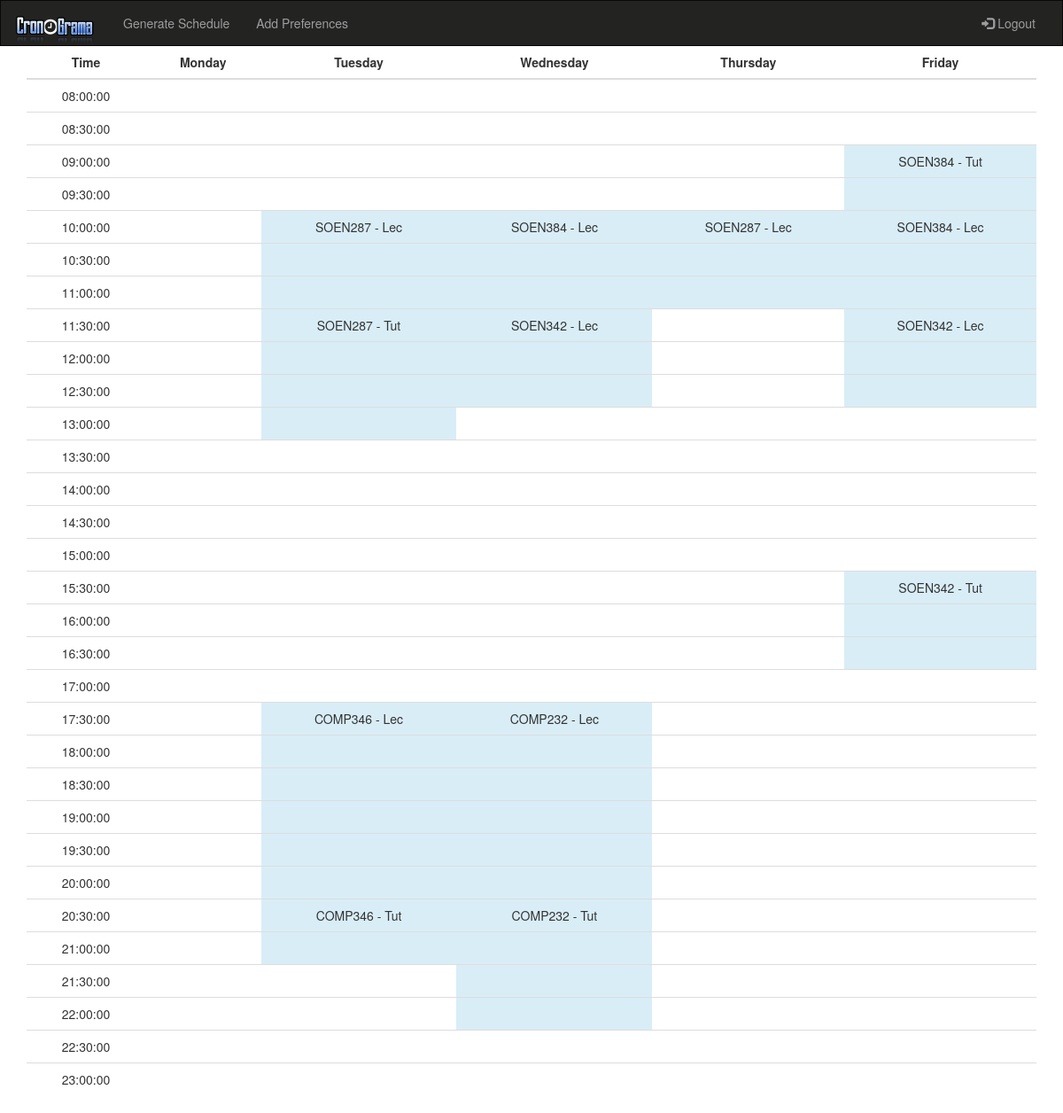
The app's page /home.php (signed in) with its own data.
### tables this page shows
CREATE TABLE `courseinfo` (
  `id` int(11) NOT NULL,
  `name` varchar(39) NOT NULL,
  `day` varchar(39) NOT NULL,
  `courseType` varchar(39) NOT NULL,
  `start` time(2) NOT NULL,
  `end` time(2) NOT NULL,
  `code` varchar(39) NOT NULL,
  `course_id` int(11) NOT NULL
);

### home.php (the view, shortened to what this page needs)
<!DOCTYPE html>
<html lang="en">
<head>
  <link rel="stylesheet" href="https://maxcdn.bootstrapcdn.com/bootstrap/3.3.7/css/bootstrap.min.css">
</head>
<body>
<nav class="navbar navbar-inverse">
  <div class="container-fluid">
    <div class="navbar-header">
      <a class="navbar-brand" href="#"><img src="capture.png"></a>
    </div>
    <div class="collapse navbar-collapse" id="myNavbar">
      <ul class="nav navbar-nav">
        <li><a href="generateSchedule.php">Generate Schedule</a></li>
		<li><a href="#" data-toggle="modal" data-target="#myModal">Add Preferences</a></li>
      </ul>
      <ul class="nav navbar-nav navbar-right">
        <li><a href="logout.php"><span class="glyphicon glyphicon-log-in"></span> Logout</a></li>
      </ul>
    </div>
  </div>
</nav>
<div class="container">
<div class="table-responsive">
	<table class="table">
    <thead>
      <tr>
		<th><center>Time</center></th>
        <th><center>Monday</center></th>
        <th><center>Tuesday</center></th>
        <th><center>Wednesday</center></th>
		<th><center>Thursday</center></th>
        <th><center>Friday</center></th>
      </tr>
    </thead>
    <tbody>
</body>
</html>
<?php
	function get_minutes ( $start, $end ) {
	   while ( strtotime($start) <= strtotime($end) ) {
		   $minutes[] = date("H:i:s", strtotime( "$start" ) );
		   $start = date("H:i:s", strtotime( "$start + 30 mins")) ;
		}
		return $minutes;
	}
	$user = $_SESSION['id'];
	$days= array("M", "T", "W", "J", "F");
	$servername = "localhost";
	$username = "root";
	$password = "publicvoid1";
	$dbname = "school";
	$conn = new mysqli($servername, $username, $password, $dbname);
	$minutes = get_minutes('08:00', '23:00');
	foreach($minutes as $minute)
	{
		echo "<tr>";
		echo "<td><center>" . $minute. "</center></td>";
		$end = date("H:i:s", strtotime( "$minute + 30 mins")) ;
		foreach($days as $day)
		{
			$sql = "SELECT DISTINCT * FROM schedule join courseinfo on courseinfo.id = schedule.courseName and schedule.studentID = '$user'
					AND ((schedule.start > '$minute' and schedule.start <= '$end') or (schedule.start <= '$minute' AND schedule.end > '$minute')) AND schedule.day = '$day'";
			$schedule = $conn->query($sql);
			if($schedule->num_rows > 0)
			{
				$scheduleRow = $schedule->fetch_assoc();
				if($scheduleRow["start"] >= $minute && $scheduleRow["start"] <= $end)
					echo "<td class = info><center>".$scheduleRow["code"]. " - ".$scheduleRow["courseType"]. "</center></td>";
				else
					echo "<td class = info></td>";
			}
			else
				echo "<td></td>";
		}
		echo "</tr>";
	}
?>
</html>

### home.php (style rules this page uses)
.navbar { background-color: #232322; margin-bottom: 0; border-radius: 0; }

### records on screen
courseinfo: code "SOEN384", courseType "Tut"
courseinfo: code "SOEN287", courseType "Lec"
courseinfo: code "SOEN384", courseType "Lec"
courseinfo: code "SOEN287", courseType "Tut"
courseinfo: code "SOEN342", courseType "Lec"
courseinfo: code "SOEN342", courseType "Tut"
courseinfo: code "COMP346", courseType "Lec"
courseinfo: code "COMP232", courseType "Lec"
courseinfo: code "COMP346", courseType "Tut"
courseinfo: code "COMP232", courseType "Tut"

### other values on screen
$minute "08:00:00"
$minute "08:30:00"
$minute "09:00:00"
$minute "09:30:00"
$minute "10:00:00"
$minute "10:30:00"
$minute "11:00:00"
$minute "11:30:00"
$minute "12:00:00"
$minute "12:30:00"
$minute "13:00:00"
$minute "13:30:00"
$minute "14:00:00"
$minute "14:30:00"
$minute "15:00:00"
